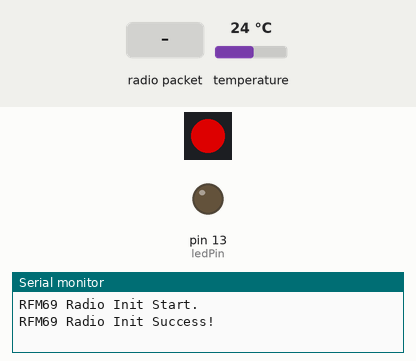
Simulated run of this sketch. Board: Arduino Uno, built for the host (arithmetic inside an expression is 32-bit, double 64-bit). On the bench: 1 RGB LEDs in strip order, left to right, output pins drawn as LEDs (lit = HIGH), the last lines printed to the serial monitor. Wiring (inferred from the names in the program): DS3231 clock at I2C address 0x68. The test bench sets the inputs (shaded band); at power-on: temperature 24 °C. Dim RGB values are drawn brighter than linear; the local clock reads 2024-03-15 10:24:30 at power-on unless the sketch sets it; no radio packets arrive unless stated; pins used as bus, display or sensor lines are not drawn.

Above: at 1.2 s.
1.3 s: radio packet "," arrives
At 1.6 s:
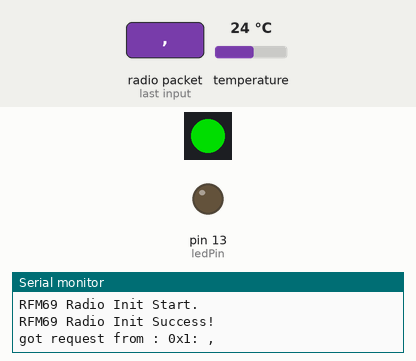
2.9 s: radio packet "0" arrives
At 3.8 s:
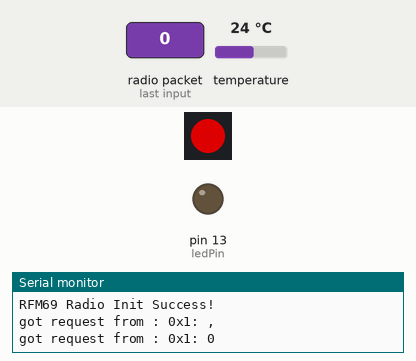
Timing chart, 0 to 5.9 s (numbered marks = the images above; inputs shaded):
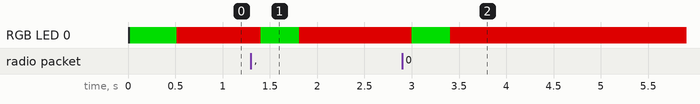

The sketch:

eMB_Brains_Beta.ino
```cpp
/*

    eMB Brain Beta

    - Adafruit M0 Metro Express / M4 Metro Airlift Lite
    - RFM69HCW Radio - CS:8, INT:3, RST:4
    - DS3231 RTC
    - DimensionEngineering Sabertooth 2x32 ESC

*/

#include <SPI.h>
#include <Wire.h>

#include <USBSabertooth.h>
#define ST_ESC_BAUDRATE 19200

USBSabertoothSerial C;
USBSabertooth ST(C, 128);

#include "RTClib.h"
RTC_DS3231 rtc;

#define DS3231_I2C_ADDR 0x68
#define DS3231_TEMP_MSB 0x11

char daysOfTheWeek[7][4] = {"Sun", "Mon", "Tue", "Wed", "Thu", "Fri", "Sat"};

struct RTC_Time {
  int month;
  int day;
  int year;
  int hour;
  int minute;
  int second;
  String temp;
};

RTC_Time rtc_data;


#include <RHReliableDatagram.h>
#include <RH_RF69.h>


#define RFM69_CS      8
#define RFM69_INT     3
#define RFM69_RST     4
#define RF69_FREQ     915.0

// Where to send packets to!
#define DEST_ADDRESS  2
// change addresses for each client board, any number :)
#define MY_ADDRESS    1

// Singleton instance of the radio driver
RH_RF69 rf69(RFM69_CS, RFM69_INT);
// Class to manage message delivery and receipt, using the driver declared above
RHReliableDatagram rf69_manager(rf69, MY_ADDRESS);

// The encryption key has to be the same as the one in the server
uint8_t crypt_key[] = { 0x01, 0x02, 0x03, 0x04, 0x05, 0x06, 0x07, 0x08,
                        0x01, 0x02, 0x03, 0x04, 0x05, 0x06, 0x07, 0x08};


uint8_t buf[RH_RF69_MAX_MESSAGE_LEN];
uint8_t data[] = "";
char radiopacket[RH_RF69_MAX_MESSAGE_LEN] = "";

#include <Adafruit_NeoPixel.h>
Adafruit_NeoPixel pixl(1, 40, NEO_GRB + NEO_KHZ800);

// ** Global Use Data ** //

String logName = "";
String dateNow = "";
String timeNow = "";

float throttle = 0;
float throttlePercentage = 0;
boolean killSwitch = true;

boolean joystick_connected = false;
int joystick_info[6] = {
  0, // vertical
  0, // horizontal
  0, // j-button state
  0, // z-button state
  0, // c-button state
  0  // battery voltage
};

const long interval = 1000;           // interval at which to blink (milliseconds)
const int ledPin =  LED_BUILTIN;
int ledState = LOW;
unsigned long previousMillis = 0;
unsigned long lastHeardFrom = 0;

boolean all_good = false;
short loopCount = 0;

void setup() {
  // put your setup code here, to run once:

  pinMode(ledPin, OUTPUT);


  Serial.begin(115200);
  //while(!Serial);

  RTC_Init();

  if(!MLX90614_Init()){
    Serial.println("MLX90614 Temp Module Missing!");
  }

  Radio_Init();

  // Init onboard NeoPixel
  pixl.begin();

  pixl.clear();
  pixl.setPixelColor(0, pixl.Color(0, 150, 0)); // GREEN
  pixl.show();
  all_good = true;

}

void ESC_Init(int FreeWheel) {
  // Setup Sabertooth ESC
  SabertoothTXPinSerial.begin(ST_ESC_BAUDRATE);
  // ST.autobaud();
  if (!FreeWheel) {
    ST.freewheel(1, false);
    ST.freewheel(2, false);
  } else {
    ST.freewheel(1, true);
    ST.freewheel(2, true);
  }
}

void ESC_Send(float pwr) {
  ST.motor(1, pwr);
  ST.motor(2, pwr);
}

/*

   MLX90614 Temp Sensor Stuff

*/
boolean MLX90614_Init() {
  Wire.beginTransmission(0x5A);
  if (Wire.endTransmission() == 0) {
    return true;
  } else {
    return false;
  }
}

double MLX90614_ObjectTempF(void) {
  return (MLX90614_ReadTemp(0x07) * 9 / 5) + 32;
}

double MLX90614_AmbientTempF(void) {
  return (MLX90614_ReadTemp(0x06) * 9 / 5) + 32;
}

float MLX90614_ReadTemp(uint8_t reg) {
  float temp;
  temp = MLX90614_Read16(reg);
  temp *= .02;
  temp -= 273.15;
  return temp;
}

uint16_t MLX90614_Read16(uint8_t a) {
  uint16_t ret;
  Wire.beginTransmission(0x5A); //MLX90614
  Wire.write(a);
  Wire.endTransmission(false);

  Wire.requestFrom(0x5A, (uint8_t)3);
  ret = Wire.read();
  ret |= Wire.read() << 8;

  //uint8_t pec = Wire.read();

  return ret;
}


void loop() {
  // put your main code here, to run repeatedly:
  rtc_data = RTC_Now();
  timeNow = format_time(rtc_data.hour,rtc_data.minute,rtc_data.second, 0);
  dateNow = format_date(rtc_data.month, rtc_data.day, rtc_data.year);
  // RTC_Sprint(rtc_data);

  /*
  if(!MLX90614_Init()){
    Serial.println("MLX90614 Temp Module Missing!");
  } else {
    Serial.print("Motor : ");
    Serial.print(MLX90614_ObjectTempF(),3);
    Serial.print(" F, Ambient : ");
    Serial.print(MLX90614_AmbientTempF(),2);
    Serial.println("F");
  }
  */

  Radio_Packetize();
  Radio_Read();

  loopCount++;

  if (loopCount == 5 || loopCount == 15) {
    //update oled every half second
    // Serial.println("update oled");
    //Serial.print("LoopCount : ");
    //Serial.println(loopCount);
    unsigned long currentMillis = millis();
    if (currentMillis - lastHeardFrom >= 500) {
      //previousMillis = currentMillis;
      joystick_connected = false;
      all_good = false;
      //Serial.println(timeNow + " : alls well!");
    }

  } else if (loopCount == 10 || loopCount == 20) {
    // Serial.println("oled update and log time!");
    // log every secondish :P
    //if () { }
    //Serial.print("JoyStiic : ");
    //Serial.print(joystick_connected);
    //Serial.print(" - LoopCount : ");
    //Serial.println(loopCount);
    loopCount = 0;
  }

  if(!all_good){
    pixl.setPixelColor(0, pixl.Color(150, 0, 0)); // RED
    pixl.show();
  } else {
    pixl.setPixelColor(0, pixl.Color(0, 150, 0)); // GREEN
    pixl.show();
  }

}
```

RTC.ino
```cpp
String format_time(int hr, int mn, int sx, int tzd){
  String theTime = "";
  int hour = hr + tzd;
  String ampm = (hour >= 12 ) ? "pm" : "am";
  hour = (hour > 12) ? (hour - 12) : hour;
  hour = (hour == 0) ? 12 : hour;
  if (hour < 0) { ampm = "pm"; };
  hour  = (hour <= 0) ? hour + 12 : hour;
  String hur  = String(hour);
  String min  = (mn < 10) ? "0" + String(mn) : String(mn);
  String sec  = (sx < 10) ? "0" + String(sx) : String(sx);
  theTime += hur + ":";
  theTime += min + ":";
  theTime += sec;
  theTime += " " + ampm;
  return theTime;
}

String format_date(int mn, int dy, int yr) {
  String theDate = "";
  String month = (mn < 10) ? "0" + String(mn) : String(mn);
  String day   = (dy < 10) ? "0" + String(dy) : String(dy);
  String year  = String((yr - 2000));
  theDate += month + "-" + day + "-" + year;
  return theDate;
}

/*
   RTC_Init Function
   checks RTC presence and
   intitalizes it.
*/
void RTC_Init() {
  Serial.println("Init the RTC");

  if (!RTC_Check()) {
    Serial.println("Couldn't find RTC");
    while (1);
  }

  if (rtc.lostPower()) {
    Serial.println("RTC lost power, Setting time.");
    rtc.adjust(DateTime(F(__DATE__), F(__TIME__)));
    // This line sets the RTC with an explicit date & time, for example to set
    // January 21, 2014 at 3am you would call:
    // rtc.adjust(DateTime(2014, 1, 21, 3, 0, 0));
  }

  rtc_data = RTC_Now();
  RTC_Sprint(rtc_data);

  timeNow = format_time(rtc_data.hour,rtc_data.minute,rtc_data.second, 0);
  dateNow = format_date(rtc_data.month, rtc_data.day, rtc_data.year);

}

boolean RTC_Check() {
  Wire.begin();
  Wire.beginTransmission(DS3231_I2C_ADDR);
  if (Wire.endTransmission() == 0) {
    Serial.println("RTC present");
  } else {
    Serial.println("RTC not found");
    return false;
  }
  return true;
}

/*
   RTC_Now Function
   Returns RTC Data in RTC_Time Structure.
*/
RTC_Time RTC_Now() {
  DateTime now = rtc.now();
  RTC_Time data;
  data.month  = now.month();
  data.day    = now.day();
  data.year   = now.year();
  data.hour   = now.hour();
  data.minute = now.minute();
  data.second = now.second();
  data.temp   = RTC_Temp() + "F";
  return data;
}

/*
    Function RTC_Temp
    returns approximate temperature
    from DS3231 RTC Module in F.
*/
String RTC_Temp() {
  short temp_msb;
  String temp;

  Wire.beginTransmission(DS3231_I2C_ADDR);
  Wire.write(DS3231_TEMP_MSB);
  Wire.endTransmission();
  Wire.requestFrom(DS3231_I2C_ADDR, 1);
  temp_msb = Wire.read();

  // for readings in C just use temp_msb
  double tmp = (temp_msb * 1.8) + 32;
  temp = String(tmp);
  return temp;
}

void RTC_Sprint(RTC_Time data) {
  Serial.print("RTC Data: ");
  Serial.print(data.month);
  Serial.print("-");
  Serial.print(data.day);
  Serial.print("-");
  Serial.print(data.year);
  Serial.print(" , ");
  Serial.print(data.hour);
  Serial.print(":");
  Serial.print(data.minute);
  Serial.print(":");
  Serial.print(data.second);
  Serial.print(" , Chip Temp: ");
  Serial.print(data.temp);
  Serial.println();
}
```

Radio.ino
```cpp
void Radio_Init() {
  Serial.println("RFM69 Radio Init Start.");
  // RFM69 Setup
  pinMode(RFM69_RST, OUTPUT);
  digitalWrite(RFM69_RST, LOW);
  // manual reset
  digitalWrite(RFM69_RST, HIGH);
  delay(10);
  digitalWrite(RFM69_RST, LOW);
  delay(10);

  if (!rf69_manager.init()) {
    Serial.println("RFM69 Radio Init Failed");
    while (1);
  }

  // Defaults after init are 434.0MHz, modulation GFSK_Rb250Fd250, +13dbM (for low power module)
  if (!rf69.setFrequency(RF69_FREQ)) {
    Serial.println("setFrequency failed");
  }

  // If you are using a high power RF69 eg RFM69HW, you *must* set a Tx power with the
  // ishighpowermodule flag set like this:
  rf69.setTxPower(20, true);

  // set encryption
  rf69.setEncryptionKey(crypt_key);

  Serial.println("RFM69 Radio Init Success!");
}

void Radio_Decode(char* data) {
  String the_data(data);
  int ind1   = the_data.indexOf(",");
  int ind2   = the_data.indexOf(",", ind1 + 1);
  int ind3   = the_data.indexOf(",", ind2 + 1);
  int ind4   = the_data.indexOf(",", ind3 + 1);
  int ind5   = the_data.indexOf(",", ind4 + 1);
  int ind6   = the_data.indexOf(",", ind5 + 1);

  String vert = the_data.substring(0, ind1);
  String horz = the_data.substring(ind1 + 1, ind2);
  String jbut = the_data.substring(ind2 + 1, ind3);
  String zbut = the_data.substring(ind3 + 1, ind4);
  String cbut = the_data.substring(ind4 + 1, ind5);
  String bvol = the_data.substring(ind5 + 1, ind6);

  joystick_info[0] = vert.toInt();
  joystick_info[1] = horz.toInt();
  joystick_info[2] = jbut.toInt();
  joystick_info[3] = zbut.toInt();
  joystick_info[4] = cbut.toInt();
  joystick_info[5] = bvol.toInt();

  if (!joystick_info[2]) {
    joystick_info[2] = 1;
  } else {
    joystick_info[2] = 0;
  }

  if (!joystick_info[3]) {
    joystick_info[3] = 1;
  } else {
    joystick_info[3] = 0;
  }

  if (!joystick_info[4]) {
    joystick_info[4] = 1;
  } else {
    joystick_info[4] = 0;
  }

}

void Radio_Read() {

  if (rf69_manager.available()) {
    // Wait for a message addressed to us from the client
    uint8_t len = sizeof(buf);
    uint8_t from;
    if (rf69_manager.recvfromAck(buf, &len, &from)) {
      joystick_connected = true;
      all_good = true;
      Serial.print("got request from : 0x");
      Serial.print(from, HEX);
      Serial.print(": ");
      Serial.println((char*)buf);

      unsigned long currentMillis = millis();
      lastHeardFrom = currentMillis;

      // Send a reply back to the originator client
      if (!rf69_manager.sendtoWait((uint8_t*)radiopacket, sizeof(radiopacket), from)){
        Serial.println("sendtoWait failed");
        all_good = false;
      }
    }
  }

}

void Radio_Packetize() {
  String data_to_send = "";

  data_to_send = timeNow;
  data_to_send += ",";
  data_to_send += dateNow;

  // Serial.print("Data to Send: "); Serial.println(data_to_send);

  data_to_send.toCharArray(radiopacket, data_to_send.length() + 1);
}
```

Measured:
- after the input at 1.3 s, RGB LED 0: RGB(150, 0, 0) → RGB(0, 150, 0) after 0.10 s, → RGB(150, 0, 0) 0.41 s later
- after the input at 2.9 s, RGB LED 0: RGB(150, 0, 0) → RGB(0, 150, 0) after 0.10 s, → RGB(150, 0, 0) 0.40 s later
